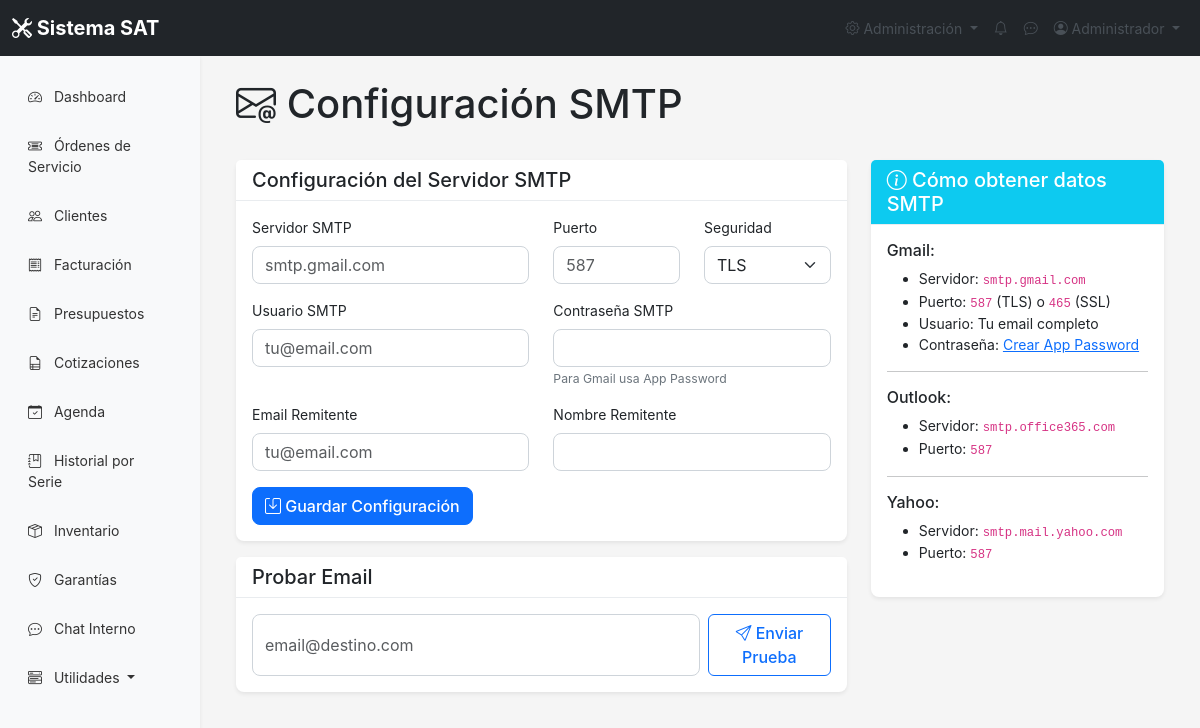
The app's page /configuracion/email.php (signed in), older data.
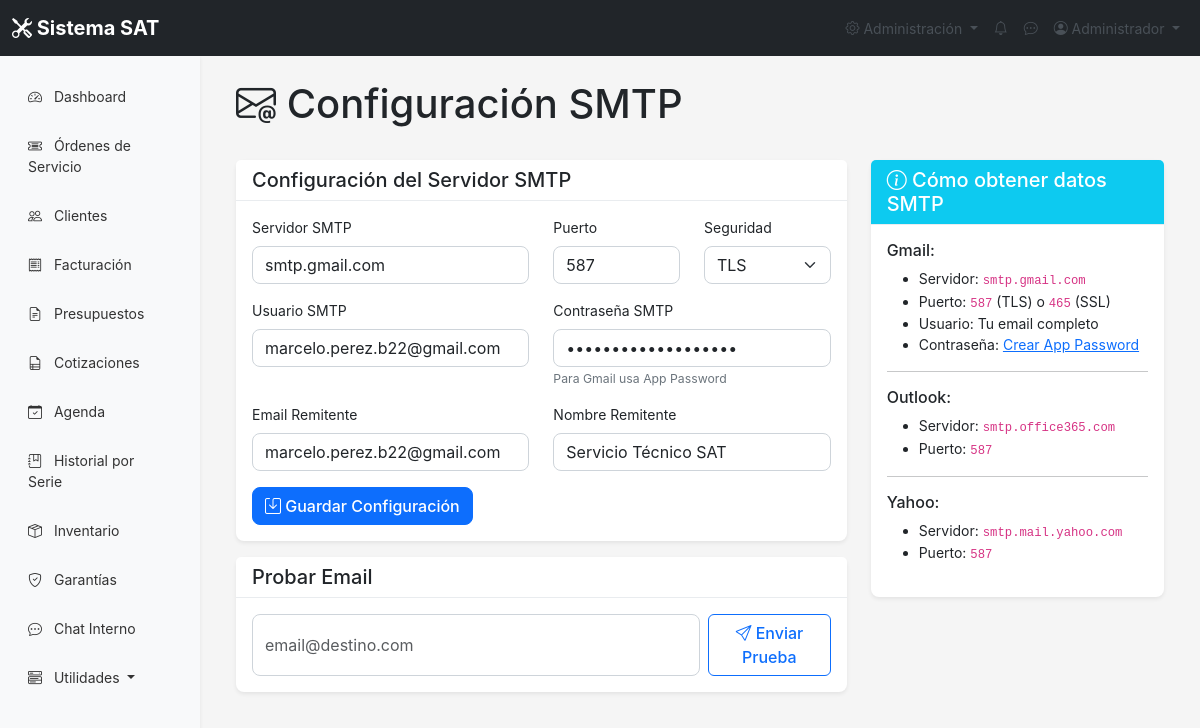
The same page, newer data.
### tables this page shows
CREATE TABLE IF NOT EXISTS `configuraciones` (
  `id` int NOT NULL AUTO_INCREMENT,
  `clave` varchar(50) NOT NULL,
  `valor` text,
  PRIMARY KEY (`id`),
  UNIQUE KEY `clave` (`clave`)
);

### config/config.php (called while the page is built, shortened)
<?php
function getConfig($clave) {
    $conn = getConnection();
    $stmt = $conn->prepare("SELECT valor FROM configuraciones WHERE clave = ?");
    $stmt->bind_param("s", $clave);
    $stmt->execute();
    $result = $stmt->get_result();
    $row = $result->fetch_assoc();
    return $row['valor'] ?? '';
}
?>

### configuracion/email.php (the view, shortened to what the changed rows need)
<?php
require_once '../config/config.php';
require_once '../include/header.php';
$config = [
    'smtp_host' => getConfig('smtp_host'),
    'smtp_port' => getConfig('smtp_port'),
    'smtp_user' => getConfig('smtp_user'),
    'smtp_pass' => getConfig('smtp_pass'),
    'smtp_from_email' => getConfig('smtp_from_email'),
    'smtp_from_name' => getConfig('smtp_from_name'),
    'smtp_secure' => getConfig('smtp_secure')
];
?>
<div class="container-fluid">
    <div class="d-flex justify-content-between align-items-center mb-4">
        <h1><i class="bi bi-envelope-at"></i> Configuración SMTP</h1>
    </div>
    <div class="row">
        <div class="col-md-8">
            <div class="card">
                <div class="card-body">
                    <form method="POST">
                        <div class="row">
                            <div class="col-md-6">
                                <div class="mb-3">
                                    <label for="smtp_host" class="form-label">Servidor SMTP</label>
                                    <input type="text" id="smtp_host" name="smtp_host" class="form-control" value="<?= htmlspecialchars($config['smtp_host'] ?? 'smtp.gmail.com') ?>" placeholder="smtp.gmail.com">
                                </div>
                            </div>
                            <div class="col-md-3">
                                <div class="mb-3">
                                    <label for="smtp_port" class="form-label">Puerto</label>
                                    <input type="text" id="smtp_port" name="smtp_port" class="form-control" value="<?= htmlspecialchars($config['smtp_port'] ?? '587') ?>" placeholder="587">
                                </div>
                            </div>
                        </div>
                        <div class="row">
                            <div class="col-md-6">
                                <div class="mb-3">
                                    <label for="smtp_user" class="form-label">Usuario SMTP</label>
                                    <input type="text" id="smtp_user" name="smtp_user" class="form-control" value="<?= htmlspecialchars($config['smtp_user'] ?? '') ?>" placeholder="tu@email.com">
                                </div>
                            </div>
                        </div>
                        <div class="row">
                            <div class="col-md-6">
                                <div class="mb-3">
                                    <label for="smtp_from_email" class="form-label">Email Remitente</label>
                                    <input type="email" id="smtp_from_email" name="smtp_from_email" class="form-control" value="<?= htmlspecialchars($config['smtp_from_email'] ?? '') ?>" placeholder="tu@email.com">
                                </div>
                            </div>
                            <div class="col-md-6">
                                <div class="mb-3">
                                    <label for="smtp_from_name" class="form-label">Nombre Remitente</label>
                                    <input type="text" id="smtp_from_name" name="smtp_from_name" class="form-control" value="<?= htmlspecialchars($config['smtp_from_name'] ?? 'Servicio Técnico SAT') ?>">
                                </div>
                            </div>
                        </div>
                    </form>
                </div>
            </div>
        </div>
    </div>
</div>
<?php require_once  '../include/footer.php'; ?>

Row changes from the older to the newer data that the page shows:
added configuraciones: smtp_user "marcelo.perez.b22@gmail.com", smtp_from_email "marcelo.perez.b22@gmail.com"
Text that changed along with them:
form field smtp_host: (not shown) → "smtp.gmail.com"
form field smtp_port: (not shown) → "587"
form field smtp_from_name: (not shown) → "Servicio Técnico SAT"
